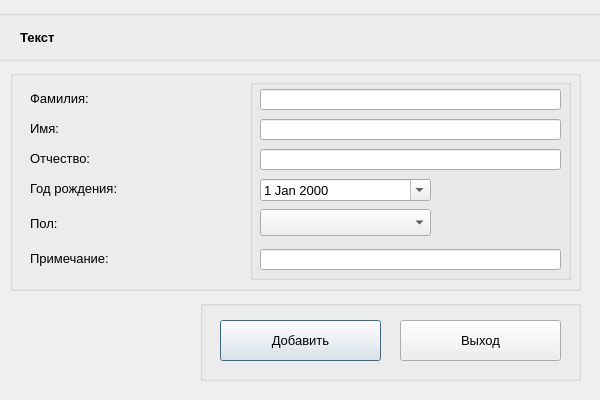
<?xml version="1.0" encoding="UTF-8"?>
<ui version="4.0">
 <class>Card_of_student</class>
 <widget class="QDialog" name="Card_of_student">
  <property name="geometry">
   <rect>
    <x>0</x>
    <y>0</y>
    <width>600</width>
    <height>400</height>
   </rect>
  </property>
  <property name="windowTitle">
   <string>Dialog</string>
  </property>
  <widget class="QGroupBox" name="groupBox">
   <property name="geometry">
    <rect>
     <x>10</x>
     <y>70</y>
     <width>571</width>
     <height>221</height>
    </rect>
   </property>
   <property name="font">
    <font>
     <pointsize>10</pointsize>
    </font>
   </property>
   <property name="title">
    <string/>
   </property>
   <widget class="QLabel" name="label">
    <property name="geometry">
     <rect>
      <x>20</x>
      <y>50</y>
      <width>201</width>
      <height>16</height>
     </rect>
    </property>
    <property name="text">
     <string>Имя:</string>
    </property>
   </widget>
   <widget class="QLabel" name="label_2">
    <property name="geometry">
     <rect>
      <x>20</x>
      <y>110</y>
      <width>201</width>
      <height>16</height>
     </rect>
    </property>
    <property name="text">
     <string>Год рождения:</string>
    </property>
   </widget>
   <widget class="QLabel" name="label_3">
    <property name="geometry">
     <rect>
      <x>20</x>
      <y>80</y>
      <width>201</width>
      <height>16</height>
     </rect>
    </property>
    <property name="text">
     <string>Отчество:</string>
    </property>
   </widget>
   <widget class="QGroupBox" name="groupBox_4">
    <property name="geometry">
     <rect>
      <x>240</x>
      <y>9</y>
      <width>321</width>
      <height>201</height>
     </rect>
    </property>
    <property name="title">
     <string/>
    </property>
    <widget class="QDateEdit" name="dateEdit">
     <property name="enabled">
      <bool>true</bool>
     </property>
     <property name="geometry">
      <rect>
       <x>10</x>
       <y>100</y>
       <width>171</width>
       <height>22</height>
      </rect>
     </property>
     <property name="calendarPopup">
      <bool>true</bool>
     </property>
    </widget>
    <widget class="QLineEdit" name="lineEdit_2">
     <property name="geometry">
      <rect>
       <x>10</x>
       <y>10</y>
       <width>301</width>
       <height>21</height>
      </rect>
     </property>
    </widget>
    <widget class="QLineEdit" name="lineEdit_3">
     <property name="geometry">
      <rect>
       <x>10</x>
       <y>40</y>
       <width>301</width>
       <height>21</height>
      </rect>
     </property>
    </widget>
    <widget class="QLineEdit" name="lineEdit_4">
     <property name="geometry">
      <rect>
       <x>10</x>
       <y>70</y>
       <width>301</width>
       <height>21</height>
      </rect>
     </property>
    </widget>
    <widget class="QComboBox" name="comboBox">
     <property name="geometry">
      <rect>
       <x>10</x>
       <y>130</y>
       <width>171</width>
       <height>27</height>
      </rect>
     </property>
    </widget>
    <widget class="QLineEdit" name="lineEdit_5">
     <property name="geometry">
      <rect>
       <x>10</x>
       <y>170</y>
       <width>301</width>
       <height>21</height>
      </rect>
     </property>
    </widget>
   </widget>
   <widget class="QLabel" name="label_5">
    <property name="geometry">
     <rect>
      <x>20</x>
      <y>20</y>
      <width>201</width>
      <height>16</height>
     </rect>
    </property>
    <property name="text">
     <string>Фамилия:</string>
    </property>
   </widget>
   <widget class="QLabel" name="label_6">
    <property name="geometry">
     <rect>
      <x>20</x>
      <y>145</y>
      <width>201</width>
      <height>16</height>
     </rect>
    </property>
    <property name="text">
     <string>Пол:</string>
    </property>
   </widget>
   <widget class="QLabel" name="label_7">
    <property name="geometry">
     <rect>
      <x>20</x>
      <y>180</y>
      <width>201</width>
      <height>16</height>
     </rect>
    </property>
    <property name="text">
     <string>Примечание:</string>
    </property>
   </widget>
   <zorder>groupBox_4</zorder>
   <zorder>label</zorder>
   <zorder>label_2</zorder>
   <zorder>label_3</zorder>
   <zorder>label_5</zorder>
   <zorder>label_6</zorder>
   <zorder>label_7</zorder>
  </widget>
  <widget class="QGroupBox" name="groupBox_2">
   <property name="geometry">
    <rect>
     <x>200</x>
     <y>300</y>
     <width>381</width>
     <height>81</height>
    </rect>
   </property>
   <property name="font">
    <font>
     <pointsize>10</pointsize>
    </font>
   </property>
   <property name="title">
    <string/>
   </property>
   <widget class="QPushButton" name="pushButton">
    <property name="geometry">
     <rect>
      <x>20</x>
      <y>20</y>
      <width>161</width>
      <height>41</height>
     </rect>
    </property>
    <property name="text">
     <string>Добавить</string>
    </property>
   </widget>
   <widget class="QPushButton" name="pushButton_2">
    <property name="geometry">
     <rect>
      <x>200</x>
      <y>20</y>
      <width>161</width>
      <height>41</height>
     </rect>
    </property>
    <property name="text">
     <string>Выход</string>
    </property>
   </widget>
  </widget>
  <widget class="QGroupBox" name="groupBox_5">
   <property name="geometry">
    <rect>
     <x>-10</x>
     <y>10</y>
     <width>631</width>
     <height>51</height>
    </rect>
   </property>
   <property name="title">
    <string/>
   </property>
   <widget class="QLabel" name="label_4">
    <property name="geometry">
     <rect>
      <x>30</x>
      <y>2</y>
      <width>591</width>
      <height>51</height>
     </rect>
    </property>
    <property name="font">
     <font>
      <pointsize>10</pointsize>
      <bold>true</bold>
     </font>
    </property>
    <property name="text">
     <string>Текст</string>
    </property>
   </widget>
  </widget>
 </widget>
 <resources/>
 <connections/>
</ui>
